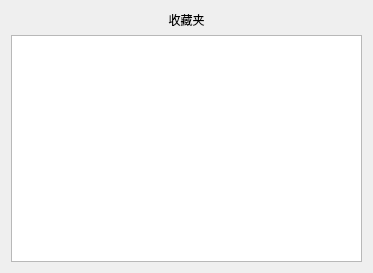
<?xml version="1.0" encoding="UTF-8"?>
<ui version="4.0">
 <class>colletion</class>
 <widget class="QDialog" name="colletion">
  <property name="geometry">
   <rect>
    <x>0</x>
    <y>0</y>
    <width>373</width>
    <height>273</height>
   </rect>
  </property>
  <property name="windowTitle">
   <string>Dialog</string>
  </property>
  <layout class="QVBoxLayout" name="verticalLayout">
   <item>
    <widget class="QLabel" name="label">
     <property name="text">
      <string>收藏夹</string>
     </property>
     <property name="alignment">
      <set>Qt::AlignCenter</set>
     </property>
    </widget>
   </item>
   <item>
    <widget class="QTableView" name="table_collection"/>
   </item>
  </layout>
 </widget>
 <resources/>
 <connections/>
</ui>
